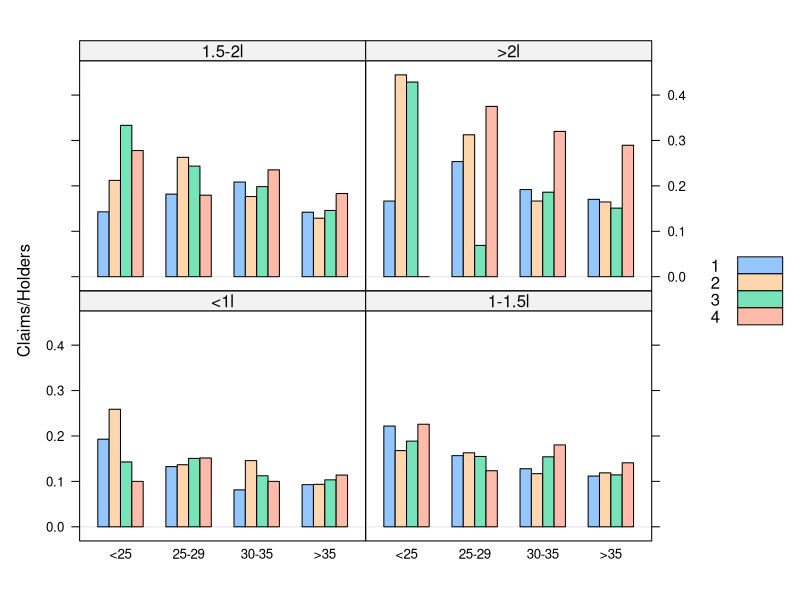
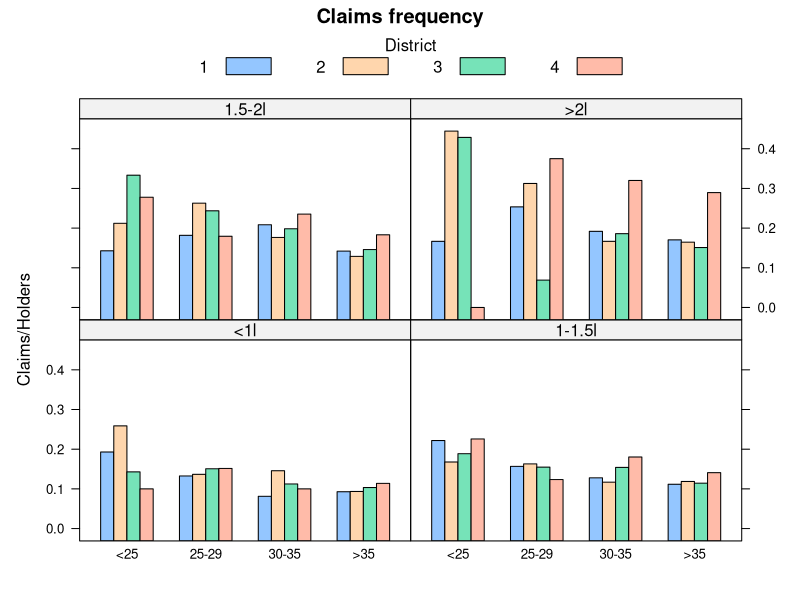
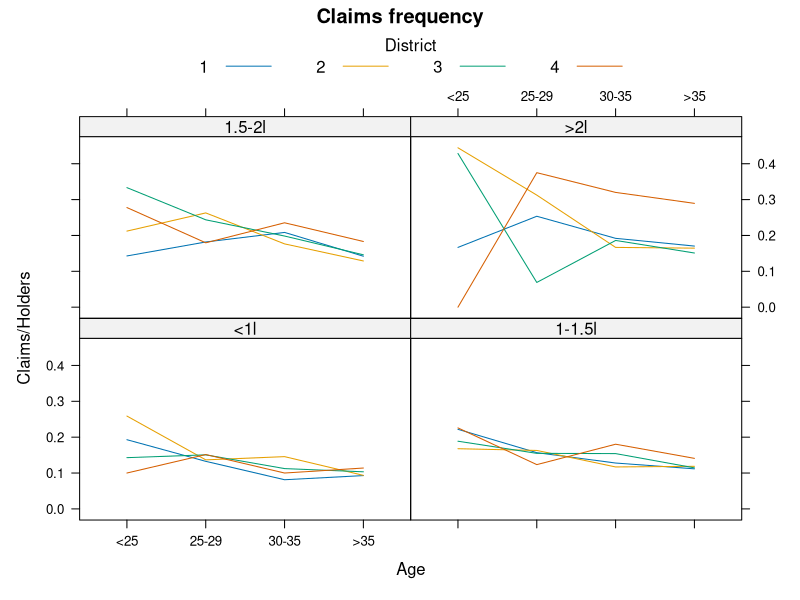
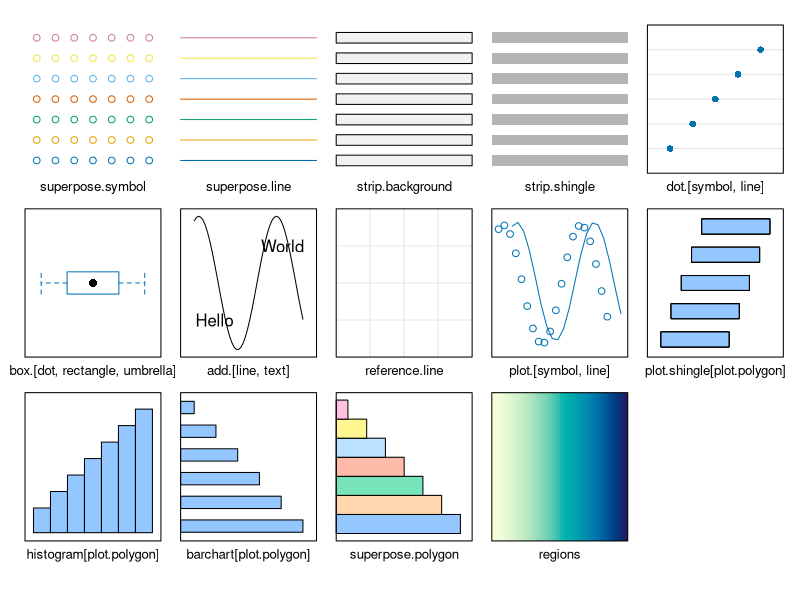
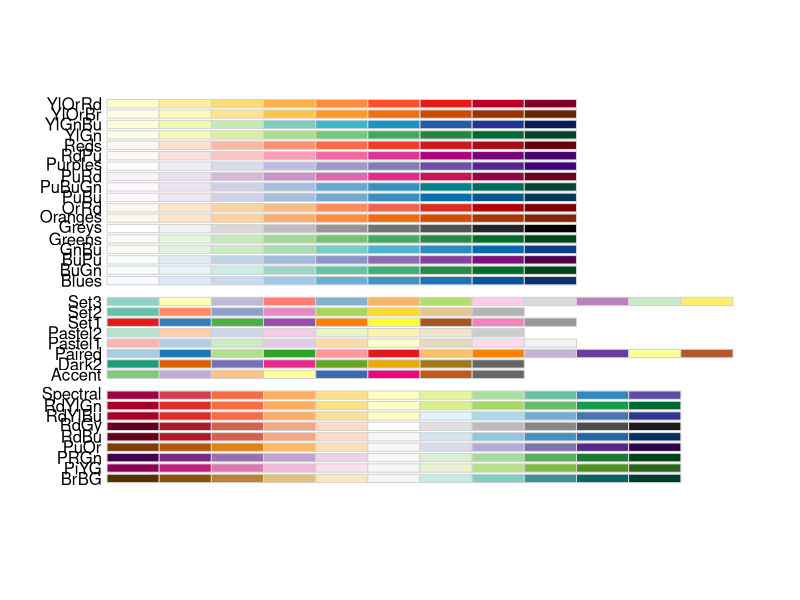
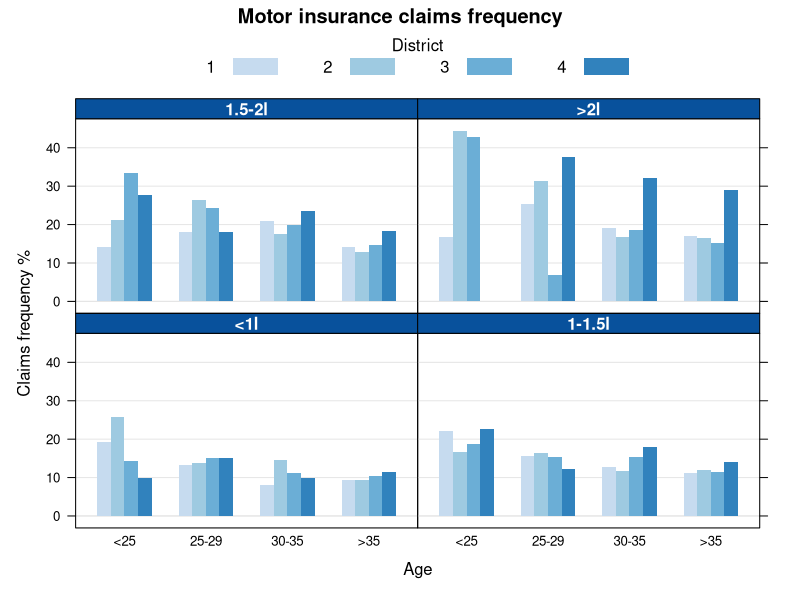

Generate these figures, in order, with R:
# colour examples

library(MASS) 
library(lattice)
## Plot the claims frequency against age group by engine size and district
barchart(Claims/Holders ~ Age | Group, groups=District,
         data=Insurance, origin=0, auto.key=TRUE)

barchart(Claims/Holders ~ Age | Group, groups=District,
         data=Insurance, main="Claims frequency", 
         auto.key=list(space="top", columns=4, 
                       title="District", cex.title=1))

xyplot(Claims/Holders ~ Age | Group, groups=District,
       data=Insurance, t="l", main="Claims frequency",
       auto.key=list(space="top", columns=4, 
                     title="District", cex.title=1,
                     lines=TRUE, points=FALSE))
show.settings()

library(RColorBrewer)
display.brewer.all()

myColours <- brewer.pal(6,"Blues")

my.settings <- list(
  superpose.polygon=list(col=myColours[2:5], border="transparent"),
  strip.background=list(col=myColours[6]),
  strip.border=list(col="black")
)

barchart(Claims/Holders*100 ~ Age | Group, groups=District,
         data=Insurance, origin=0, 
         main="Motor insurance claims frequency", 
         xlab="Age", ylab="Claims frequency %",
         scales=list(alternating=1),                  
         auto.key=list(space="top", columns=4, 
                       points=FALSE, rectangles=TRUE,
                       title="District", cex.title=1),
         par.settings = my.settings,
         par.strip.text=list(col="white", font=2),
         panel=function(x,y,...){
           panel.grid(h=-1, v=0); 
           panel.barchart(x,y,...)
         }
)
